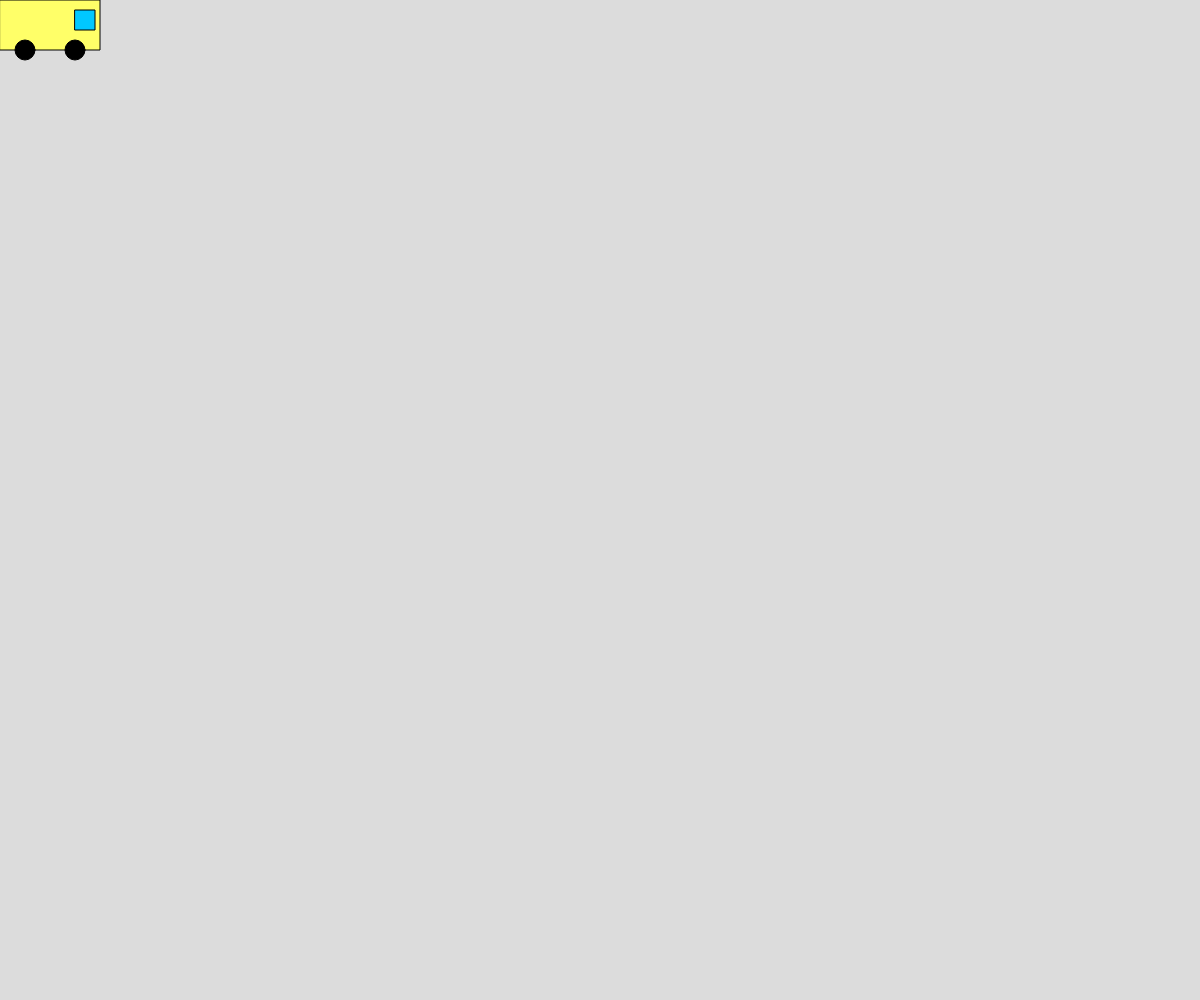
Frame 1 (no input)
Frame 60 (no input): identical to frame 1, image omitted
Frame 120 (the mouse pressed at the canvas centre since frame 60): identical to frame 1, image omitted

The p5.js sketch that drew this single still picture (run headless with seeded random() and noise() and a simulated clock; from frame 60 on, the mouse is pressed at the canvas centre):

// p5.js sketch
// ── sketch.js
// Project Title
// Your Name
// Date
//
// Extra for Experts:
// - describe what you did to take this project "above and beyond"
let busx = 0;

let busy = 0;

function setup() {
  createCanvas(windowWidth, windowHeight);
}

function draw() {
  movebus();
  drawBus();
}
function drawBus() {
  background(220);
  fill(255, 255, 104);
  rect(busx, busy, 100, 50);
  fill(0, 200, 255);
  rect(busx + 75, busy + 10, 20, 20);
  fill(0);
  circle(busx + 25, busy + 50, 20);
  circle(busx + 75, busy + 50, 20);
}
function movebus() {
  if (keyIsPressed) {
    if (keyCode === RIGHT_ARROW) {
      busx = busx + 10;
    }
    if (keyCode === LEFT_ARROW) {
      busx = busx - 10;
    }
    if (keyCode === UP_ARROW) {
      busy = busy - 10;
    }
    if (keyCode === DOWN_ARROW) {
      busy = busy + 10;
    }
  }
}
